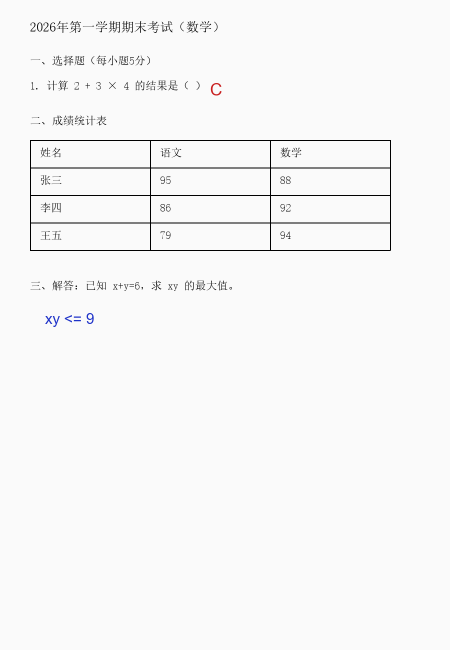
#> input picture samples/sample_exam.png, 900 x 1300 px (shown at 1/2 size)
$ python -i erase.py   (imports and definitions only)
#> lines starting #> are read from the running program, lines starting #| are printed output that depends on the picture; after the words box and inside, x2 and y2 are one past the last pixel; in counts of white or black regions, pixels touching at a corner belong together
#> further down, picture is the input picture: shape (1300, 900, 3); mean B, G, R 246.9, 246.8, 246.8
"""手写擦除：颜色过滤（红/蓝笔）+ 浅灰铅笔剔除 + OpenCV 修复。
路线1（零模型），每张约 1-5 秒。黑笔与印刷黑字的区分用几何规则，作为可选档。
"""
from __future__ import annotations

import cv2
import numpy as np


# [25 lines left out: functions _color_mask, _pencil_mask, not called in this run]


def _thin_ink_mask(bgr: np.ndarray, sw_max: float = 4.5) -> np.ndarray:
    """黑/蓝黑墨细笔迹（相对印刷粗字）：
    全墨迹掩膜中，用距离变换估计笔画宽度，剔除宽度超过阈值的连通域
    （印刷体笔画宽度接近但整体更粗、高度规整；此规则对填空题短手写效果好，作文类需路线2模型）。
    """
#> called with sw_max = 4.5
    gray = cv2.cvtColor(bgr, cv2.COLOR_BGR2GRAY)
    ink = cv2.adaptiveThreshold(gray, 255, cv2.ADAPTIVE_THRESH_MEAN_C, cv2.THRESH_BINARY_INV, 31, 15)
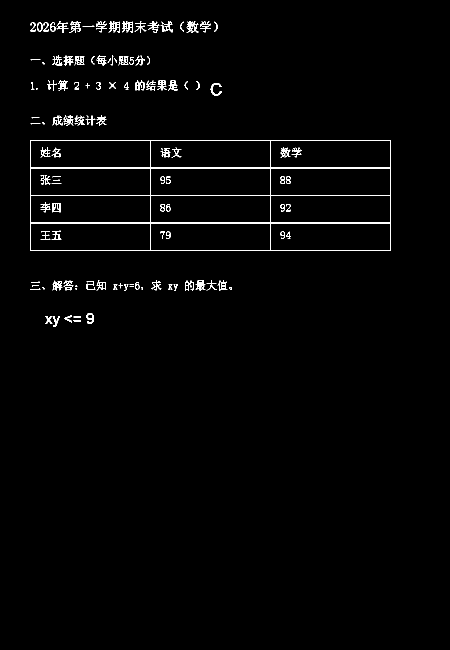
#> ink: shape (1300, 900) (shown at 1/2 size); 1.6% white in thin lines or dots, all inside (x1, y1, x2, y2) = (60, 42, 782, 654)
    dist = cv2.distanceTransform(ink, cv2.DIST_L2, 3)
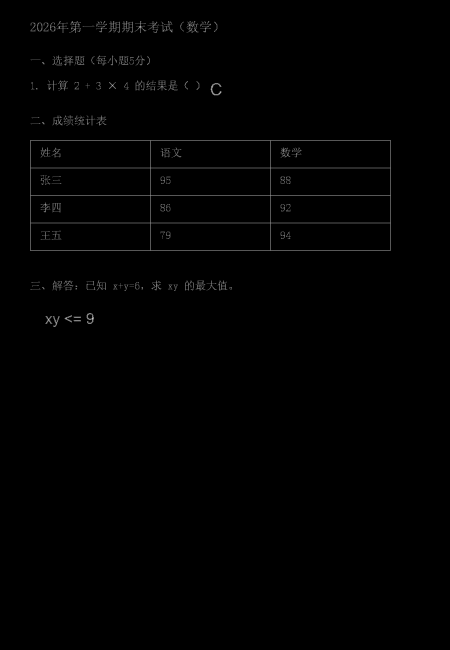
#> dist: shape (1300, 900) float32 (shown at 1/2 size); min 0, max 2.74, mean 0.0158; drawn with min black and max white
    sw = 2.0 * dist  # 笔画宽度估计

    n, labels, stats, _ = cv2.connectedComponentsWithStats(ink, 8)
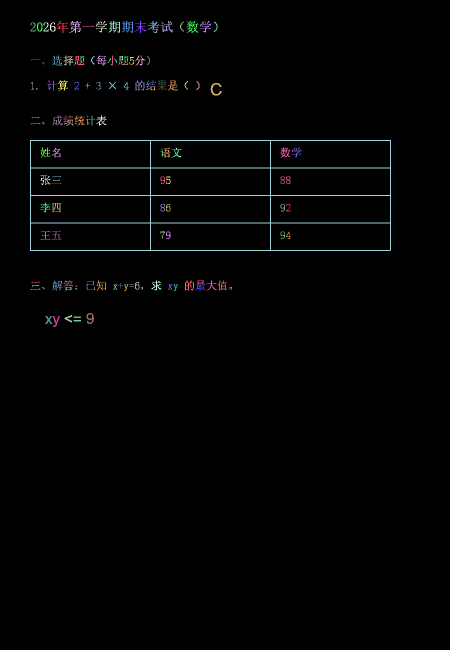
#> labels: shape (1300, 900) int32 (shown at 1/2 size); 136 distinct labels, from 0 to 135; one colour per label, 0 black
#> n = 136; stats = 136 rows, first 6: [0, 0, 900, 1300, 1151217], [113, 42, 24, 24, 132], [139, 42, 23, 24, 203], [192, 42, 22, 23, 138], [201, 42, 3, 5, 10], [217, 42, 23, 24, 222]
    mask = np.zeros_like(ink)
    for i in range(1, n):
        x, y, w, h, area = stats[i]
        comp = labels == i
        widths = sw[comp]
        if widths.size == 0:
            continue
        med_w = float(np.median(widths[widths > 0])) if (widths > 0).any() else 0.0
        # 宽笔画连通域、大块区域，视为印刷内容
        if med_w > sw_max or h > 90 and w > 90:
            continue
        mask[comp] = 255
#> this loop made 135 passes
#> (x, y, w, h, area) on passes 1, 2, 3, 5, 6, 7, 8, 10, 11, 12, 13, 15: (113, 42, 24, 24, 132), (139, 42, 23, 24, 203), (192, 42, 22, 23, 138), (217, 42, 23, 24, 222), (244, 42, 22, 24, 219), (269, 42, 24, 24, 139), (295, 42, 24, 24, 151), (321, 42, 24, 23, 162), (360, 43, 8, 20, 42), (373, 42, 24, 24, 227), (400, 42, 22, 23, 135), (428, 43, 7, 21, 48)
#> pass 1, in _thin_ink_mask, `comp = labels == i`:
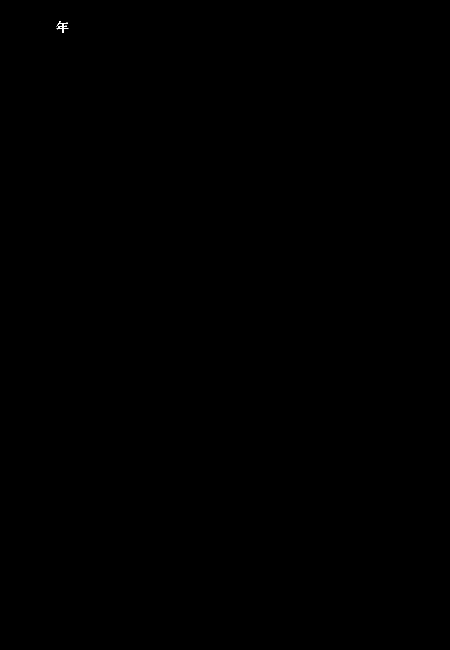
#> comp: shape (1300, 900) bool (shown at 1/2 size); 0.01% white in thin lines or dots, all inside (x1, y1, x2, y2) = (113, 42, 137, 66)
#> after the loop:
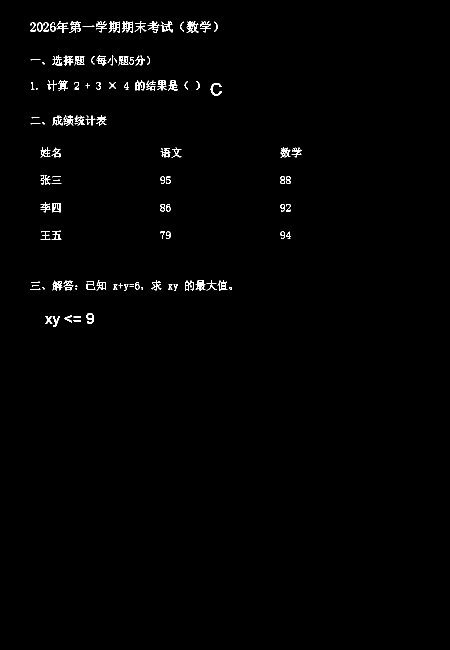
#> mask: shape (1300, 900) (shown at 1/2 size); 0.84% white in thin lines or dots, all inside (x1, y1, x2, y2) = (61, 42, 603, 654)
    return mask


# [20 lines left out: function erase_handwriting, not called in this run]

>>> import cv2
>>> picture = cv2.imread('../samples/sample_exam.png')
>>> result = _thin_ink_mask(picture)
